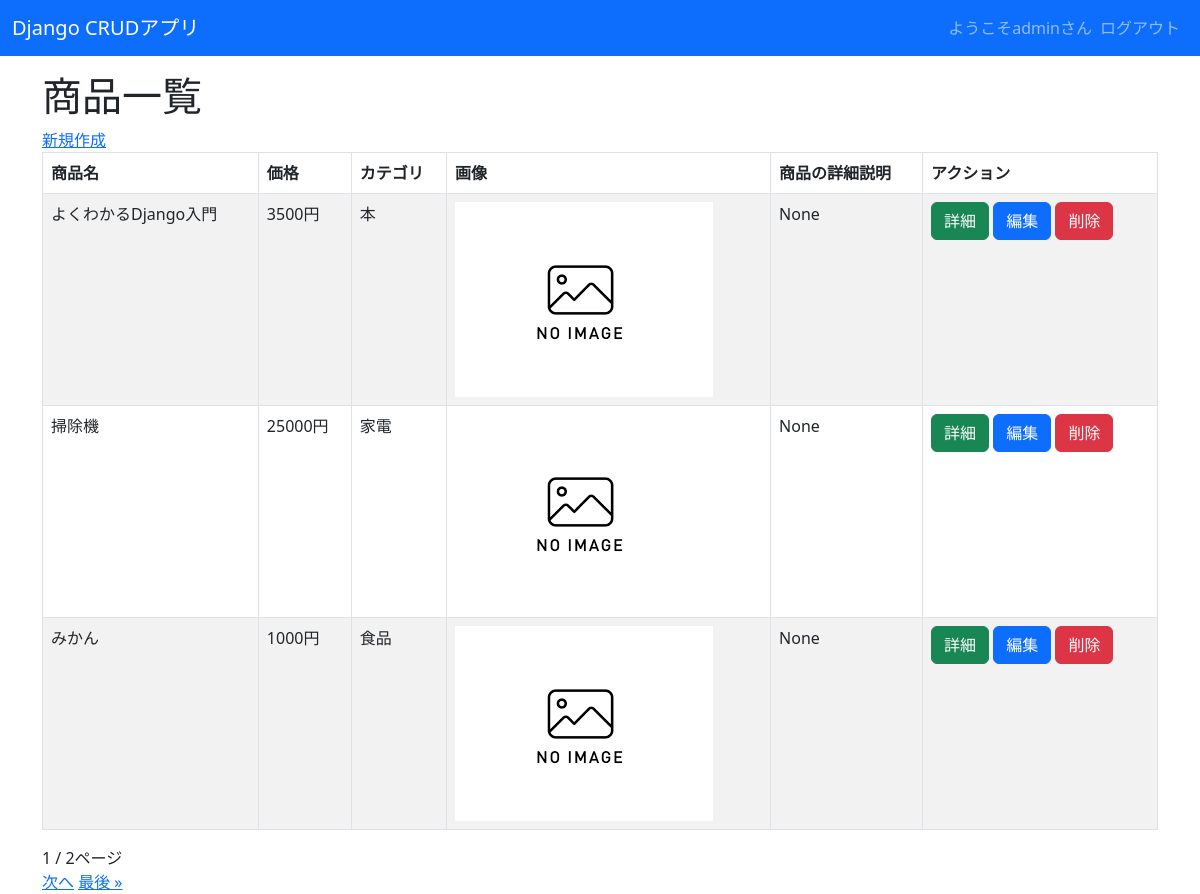
Screenshot of /crud/ (signed in) with the database file from the repository.
### crud/models.py (models this page shows, shortened)
class Product(models.Model):
    name = models.CharField(max_length=200)
    price = models.PositiveIntegerField()
    category = models.ForeignKey(Category, on_delete=models.CASCADE)
    img = models.ImageField(blank=True, default='noImage.png')
    detail_description = models.TextField(blank=True, null=True)

class Category(models.Model):
    name = models.CharField(max_length=200)
    def __str__(self):
        return self.name

### crud/views.py (the view)
# urls.py: path('crud/', views.ProductListView.as_view(), name="list"),
class ProductListView(LoginRequiredMixin,ListView):
    model = Product
    paginate_by = 3

### crud/templates/crud/product_list.html (shortened to what this page needs)
{% extends "base.html" %}
{% block content %}
<h1>商品一覧</h1>
<a href="{% url 'new' %}">新規作成</a>
<table class="table table-striped table-hover table-bordered">
    <thead>
        <tr>
            <th>商品名</th>
            <th>価格</th>
            <th>カテゴリ</th>
            <th>画像</th>
            <th>商品の詳細説明</th>
            <th>アクション</th>
        </tr>
    </thead>
    {% for product in object_list %}
    <tr>
        <td>{{ product.name }}</td>
        <td>{{ product.price }}円</td>
        <td>{{ product.category }}</td>
        <td><img src="{{ product.img.url }}" style="width:100px height:auto;"></td>
        <td>{{ product.detail_description }}</td>
        <td>
            <button class="btn btn-success" onclick="location.href='{% url 'detail' pk=product.pk %}'">詳細</button>
            <button class="btn btn-primary" onclick="location.href='{% url 'edit' pk=product.pk %}'">編集</button>
            <button class="btn btn-danger" onclick="location.href='{% url 'delete' pk=product.pk %}'">削除</button>
        </td>
    </tr>
    {% endfor %}
</table>
{{ page_obj.number }} / {{ page_obj.paginator.num_pages }}ページ<br>
{% if page_obj.has_next %}
<a href="?page={{ page_obj.next_page_number }}">次へ</a>
<a href="?page={{ page_obj.paginator.num_pages}}">最後 &raquo;</a>
{% endif %}
{% endblock %}

### crud/templates/base.html (shortened to what this page needs)
<!DOCTYPE html>
<html lang="ja">
    <head>
        <link href="https://cdn.jsdelivr.net/npm/bootstrap@5.3.0-alpha3/dist/css/bootstrap.min.css" rel="stylesheet">
    </head>
    <body>
        <nav class="navbar navbar-expand-lg navbar-dark bg-primary" style="margin-bottom: 1rem;">
            <div class="container-fluid">
                <a class="navbar-brand" href="{% url 'list %'}">Django CRUDアプリ</a>
                <div class="collapse navbar-collapse" id="navbarNav">
                    <ul class="navbar-nav ms-auto">
                        {% if request.user.is_authenticated %}
                        <span class="navbar-text">
                            ようこそ{{ user.get_username }}さん
                        </span>
                        <li class="nav-item">
                            <form action="{% url 'logout' %}" method="post">
                                <input class="nav-link" type="submit" value="ログアウト">
                            </form>
                        </li>
                    </ul>
                </div>
            </div>
        </nav>
        <div class="container">
        {% block content %}{% endblock %}
        </div>
    </body>
</html>

### rows the page displays
Product: name "よくわかるDjango入門", price "3500", category "本", img (placeholder picture), detail_description "None"
Product: name "掃除機", price "25000", category "家電", img (placeholder picture), detail_description "None"
Product: name "みかん", price "1000", category "食品", img (placeholder picture), detail_description "None"

### other values shown
{{ user.get_username }} "admin"
{{ page_obj.number }} "1"
{{ page_obj.paginator.num_pages }} "2"
